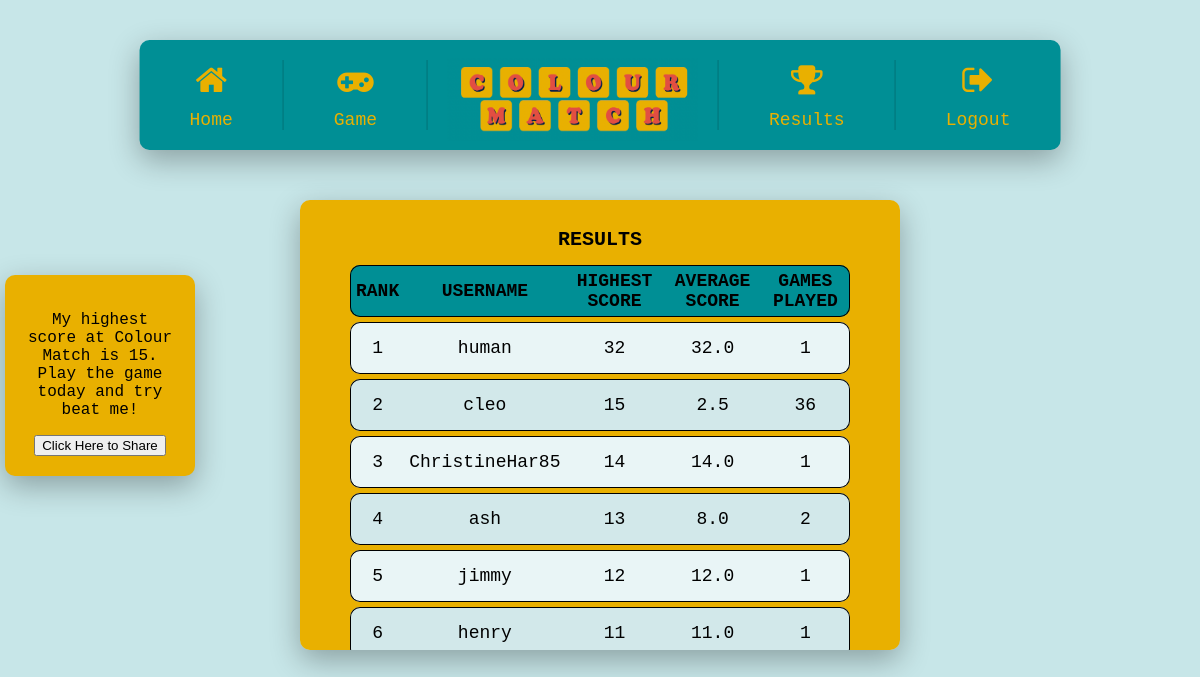
/score (signed in), run on the app's committed database.
### app/models.py (models this page shows, shortened)
class User(UserMixin, db.Model):
    id = db.Column(db.Integer, primary_key=True)
    username = db.Column(db.String(64), index=True, unique=True)
    email = db.Column(db.String(128), index=True, unique=True)
    password_hash = db.Column(db.String(128))

### app/routes.py (the view)
@app.route('/score')
@login_required
def score():
    xx=db.session.query(User.username, func.max(Score.points), func.count(Score.user_id), func.round(func.avg(Score.points),1) ).filter(User.id==Score.user_id).group_by(Score.user_id).order_by(func.max(Score.points).desc()).limit(10).all()
    highest_score= db.session.query(func.max(Score.points)).filter(Score.user_id==current_user.id).first()
    return render_template('score.html', title='Scores', res=xx, highest_score= highest_score)

### app/models.py (called while the page is built)
@login.user_loader
def load_user(id):
    return User.query.get(int(id))

### app/templates/score.html (shortened to what this page needs)
{% extends "base.html" %}
{% block content %}
        <h1 class = 'center' id = 'resultsheader'> RESULTS </h1>
    <table id = 'rankings' class = "center" >
        <thead id = 'info_font'>
            <tr>
                <th> Rank </th>
                <th> Username</th>
                <th>Highest Score</th>
                <th>Average Score</th>
                <th> Games Played</th>
            </tr>
        </thead>
        <tbody id = 'info_font'>
            {% for i in res %}
            <tr>
                <td class="count"> </td>
                <td> {{ i[0] }}</td>
                <td> {{ i[1] }}</td>
                <td> {{ i[3] }}</td>
                <td> {{ i[2] }}</td>
            </tr>
            {% endfor %}
        </tbody>
    </table>
{% endblock %}
{%block sharing%}
<p id = 'high_sc'> My highest score at Colour Match is {{highest_score[0]}}.
    Play the game today and try beat me!
</p>
<button id="copy_btn" onclick=copyTextFunc()>Click Here to Share</button>
{% endblock %}

### app/templates/base.html (shortened to what this page needs)
<!doctype html>
    <head>
        <link rel="stylesheet" type="text/css" href="{{ url_for('static',filename='styles/base.css') }}">
        <link rel="stylesheet" type="text/css" href="{{ url_for('static',filename='styles/game.css') }}">
        <link rel="stylesheet" type="text/css" href="https://stackpath.bootstrapcdn.com/font-awesome/4.7.0/css/font-awesome.min.css">
    </head>
    <body>
        <ul>
            <li>
                <a href="{{ url_for('index') }}">
                    <div class="icon">
                        <i class="fa fa-home" aria-hidden="true"></i>
                    </div>
                    <div class="name"><span data-text="Home">Home</span></div>
                </a>
            </li>
            <li>
                <a href="{{ url_for('play') }}">
                    <div class="icon">
                        <i class="fa fa-gamepad" aria-hidden="true"></i>
                    </div>
                    <div class="name"><span data-text="Game">Game</span></div>
                </a>
            </li>
            <li>
                <a class="navbar-brand" href="/">
                    <div class="logo-image">
                          <img src="{{url_for('static',filename='/img/logo1.png')}}" class="img-fluid" width = '250' height="83">
                    </div>
                </a>
            </li>
            <li>
                <a href="{{ url_for('score') }}">
                    <div class="icon">
                        <i class="fa fa-trophy" aria-hidden="true"></i>
                    </div>
                    <div class="name"><span data-text="Results">Results</span></div>
                </a>
            </li>
            {% if current_user.is_anonymous %}
            <li>
                <a href="{{ url_for('login') }}">
                    <div class="icon">
                        <i class="fa fa-sign-in" aria-hidden="true"></i>
                        <i class="fa fa-sign-in" aria-hidden="true"></i>
                    </div>
                    <div class="name"><span data-text="Login">Login</span></div>
                </a>
            </li>
            {% else %}
            <li>
                <a href="{{ url_for('logout') }}">
                    <div class="icon">
                        <i class="fa fa-sign-out" aria-hidden="true"></i>
                    </div>
                    <div class="name"><span data-text="Logout">Logout</span></div>
                </a>
            </li>
            {% endif %}
        </ul>
        <div id = 'middlebox' class = 'center'>  {% block content %}{% endblock %} </div>
        <div id = "sharing" class= 'center'> {% block sharing %}{% endblock %} </div>
    </body>
</html>

### app/static/styles/base.css (style rules this page uses)
body { margin: 0; padding: 0; font-family: "Lucida Console", monospace; background: #C7E6E8; }
ul { position:absolute; top: 8%; left: 50%; transform: translate(-50%,-50%); margin: 0; padding: 20px 0; background: #008f95; display: flex; border-radius: 10px; box-shadow: 0 10px 30px rgba(0,0,0,.3) }
ul li { list-style: none; text-align: center; display: block; border-right: 1px solid rgba(0,0,0,0.2); }
ul li:last-child { border-right: none; }
ul li a { text-decoration: none; padding: 0 50px; display: block; }
ul li a .icon { width: 40px; height: 40px; text-align: center; overflow: hidden; margin: 0 auto 10px; }
ul li a .icon .fa { width: 100%; height: 100%; line-height: 40px; font-size: 34px; transition: 0.5s; color: #e9b000; }
ul li a .name { position: relative; height: 20px; width: 100%; display: block; overflow: hidden; }
ul li a .name span { display: block; position: relative; color: #e9b000; font-size: 18px; line-height: 20px; transition: 0.5s; }
ul li a .name span:before { content: attr(data-text); position: absolute; top: -100%; width: 100%; left: 0; height: 1005; color: #C7E6E8; }
.logo-image { width: 100px; height: 70px; margin-left: -30px; margin-right: 120px; margin-top: -2px; }
.center { text-align: center; }
#middlebox { width: 500px; max-height: 700px; background-color: #e9b000; padding: 50px; margin: auto; position: relative; bottom: -200px; align-content: center; border-radius: 10px; justify-content: center; box-shadow: 0 10px 30px rgba(0,0,0,.3); overflow:scroll; }
#sharing { background-color: #e9b000; box-shadow: 0 10px 30px rgba(0,0,0,.3); border-radius: 10px; width: 150px; position: relative; bottom: 175px; left: 5px; padding: 20px; }
#info_font { font-family: "Lucida Console", monospace; font-size: 18px; }
table { position:relative; top:-40px; border-collapse: separate; border-spacing: 0 5px; text-align: center; counter-reset: section; height:300px; display:block; }
.count:before { counter-increment: section; content: counter(section); }
thead { background-color: #008f95; color: black; font-size: 0.875rem; text-transform: uppercase; letter-spacing: 2%; }
h1.center { text-align: center; }
#resultsheader { position:relative; top:-35px; font-family: "Lucida Console", monospace; font-size: 20px; }
th,td { border: solid 1px #000; border-style: solid none; padding: 5px; height: 40px }
td:first-child { border-left-style: solid; border-top-left-radius: 10px; border-bottom-left-radius: 10px; }
td:last-child { border-right-style: solid; border-bottom-right-radius: 10px; border-top-right-radius: 10px; }
th:first-child { border-left-style: solid; border-top-left-radius: 10px; border-bottom-left-radius: 10px; }
th:last-child { border-right-style: solid; border-bottom-right-radius: 10px; border-top-right-radius: 10px; }
tbody tr:nth-child(odd) { background-color: #E9F5F6; }
tbody tr:nth-child(even) { background-color: #D2E8EA; }

### data on the page
User: username "human", i "32", i "32.0", i "1"
User: username "cleo", i "15", i "2.5", i "36"
User: username "ChristineHar85", i "14", i "14.0", i "1"
User: username "ash", i "13", i "8.0", i "2"
User: username "jimmy", i "12", i "12.0", i "1"
User: username "henry", i "11", i "11.0", i "1"

### other printed values
{{ highest_score[0] }} "15"
